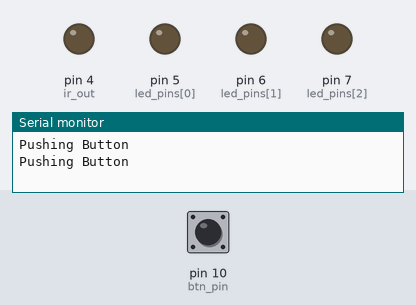
Recording of a sketch running on a simulated Arduino Uno, built with avr-gcc and run on an emulated ATmega328P. Shown: output pins drawn as LEDs (lit = HIGH), the last lines printed to the serial monitor. The test bench sets the inputs (shaded band); at power-on: pin 10 (btn_pin) HIGH.

Above: at 1.8 s.
1.9 s: pin 10 (btn_pin) pulled LOW for 1.15 s
At 2.6 s:
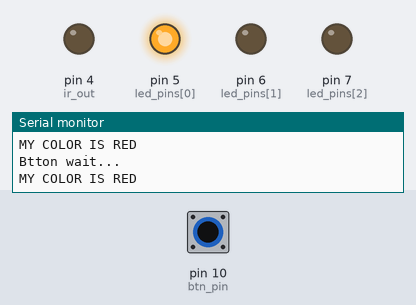
Timing chart, 0 to 4.9 s (numbered marks = the images above; inputs shaded):
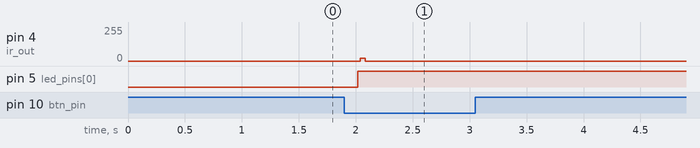

Measured:
- after the input at 1.9 s, pin 4 (ir_out): 0/255 → 21/255 after 0.14 s, → 0/255 0.04 s later; pin 5 (led_pins[0]): LOW → HIGH after 0.12 s

The sketch:

ir_sender.ino
```cpp
// LEDをつなぐピンを定義
int led_pins[] = { 5, 6, 7};
int ir_out = 4; //
boolean SendMode=true;
int pushBtn=0;
int btn_pin=10;
int color_number=0;
//データ
  unsigned int check[] = {160,60,160,60,160,160,60,160};
  unsigned int value[] = {0,0,0,0,0,0,0,0,0,0,0,0,0};
  unsigned int result[] = {0,0,0,0,300}; // 尻に余計なＢｉｔを付ける
  unsigned long us = micros();

// 初期化
void setup(){
  Serial.begin(57600);
  pinMode(ir_out, OUTPUT);
  int i;// LEDのピンを出力に
  for (i=0; i<3; i++) {
  pinMode(led_pins[i], OUTPUT);
  }

 pinMode(btn_pin,INPUT);
}

void createResult(unsigned int col1,unsigned int col2,unsigned int col3,unsigned int col4){
  unsigned int res[] = {};
  result[0] = col1;
  result[1] = col2;
  result[2] = col3;
  result[3] = col4;
}

void addResult(){
  Serial.println("Start addResult");
  for(int i = 0; i < 13; i++){
    if(i < 8){
      value[i] = check[i];
    } else {
      value[i] = result[i - 8];
       Serial.println(result[i - 8]);
    }
  }
}


void sendSignal() {
  int dataSize = sizeof(value) / sizeof(value[0]);
  for (int cnt = 0; cnt < dataSize; cnt++) {
    unsigned long len = value[cnt]*10;  // dataは10us単位でON/OFF時間を記録している
    unsigned long us = micros();
    do {
      digitalWrite(ir_out, 1 - (cnt&1)); // cntが偶数なら赤外線ON、奇数ならOFFのまま
          //  delayMicroseconds();
      digitalWrite(ir_out, 0);
    //  delayMicroseconds();
    } while (long(us + len - micros()) > 0); // 送信時間に達するまでループ
  }
}

void ButtonCheck(){
  pushBtn=0;
  while(digitalRead(btn_pin)==LOW){
    Serial.println("Btton wait...");
    Serial.print("MY COLOR IS ");
    Serial.println(checkColor(color_number));
  }
  while(digitalRead(btn_pin)==HIGH){
    Serial.println("Pushing Button");
    pushBtn++;
    delay(1000);
  }
  if(pushBtn>6) SendMode=false;
}

void ColorSet(){
  pushBtn=0;
  while(digitalRead(btn_pin)==LOW);

  while(digitalRead(btn_pin)==HIGH){
    pushBtn++;
    delay(1000);
  }
  if(pushBtn>6){
    SendMode=true;
  }else{
    color_number++;}
}

String checkColor(int num){
   switch (num%6){
      case 0:
          //Serial.println("COLOR IS RED");
          digitalWrite(led_pins[0],HIGH);
          digitalWrite(led_pins[1],LOW);
          digitalWrite(led_pins[2],LOW);
          return "RED";

      case 1:
          //Serial.println("COLOR IS GREEN");
          digitalWrite(led_pins[0],LOW);
          digitalWrite(led_pins[1],HIGH);
          digitalWrite(led_pins[2],LOW);
          return "GREEN";
      case 2:
          //Serial.println("COLOR IS BRUE");
          digitalWrite(led_pins[0],LOW);
          digitalWrite(led_pins[1],LOW);
          digitalWrite(led_pins[2],HIGH);
          return "BRUE";
      case 3:
          //Serial.println("COLOR IS BLACK");
          digitalWrite(led_pins[0],HIGH);
          digitalWrite(led_pins[1],HIGH);
          digitalWrite(led_pins[2],LOW);
          return "ORANGE";
       case 4:
          //Serial.println("COLOR IS BLACK");
          digitalWrite(led_pins[0],HIGH);
          digitalWrite(led_pins[1],LOW);
          digitalWrite(led_pins[2],HIGH);
          return "PURPLE";
       case 5:
          //Serial.println("COLOR IS BLACK");
           digitalWrite(led_pins[0],LOW);
          digitalWrite(led_pins[1],HIGH);
          digitalWrite(led_pins[2],HIGH);
          return "YELLOW";
     default:
          return "";
    }
}
// メインループ
void loop() {

  if(SendMode==true){
    ButtonCheck();
    Serial.println("Send Mode...");
 if(color_number%6==0){   //色によって杖番号の選択
 createResult(160,160,60,60); // 0と1で160と60にｒｙ
 }else if(color_number%6==1){
  createResult(60,60,160,160);
 }else if(color_number%6==2){
  createResult(160,160,60,60);
 }
 addResult();
 sendSignal();
 //delay(2000);
  }else{
    Serial.println("Setting Mode...");
    Serial.print("COLOR IS  ");
    Serial.println(checkColor(color_number));
    ColorSet();

  }
}
```
